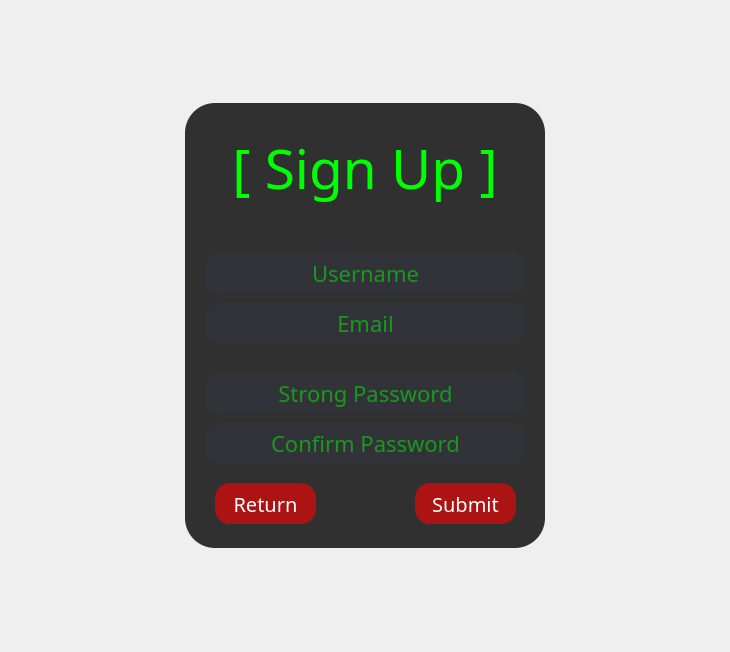
<?xml version="1.0" encoding="UTF-8"?>
<ui version="4.0">
 <class>Form</class>
 <widget class="QWidget" name="Form">
  <property name="enabled">
   <bool>true</bool>
  </property>
  <property name="geometry">
   <rect>
    <x>0</x>
    <y>0</y>
    <width>730</width>
    <height>652</height>
   </rect>
  </property>
  <property name="sizePolicy">
   <sizepolicy hsizetype="Expanding" vsizetype="Expanding">
    <horstretch>0</horstretch>
    <verstretch>0</verstretch>
   </sizepolicy>
  </property>
  <property name="maximumSize">
   <size>
    <width>1920</width>
    <height>1080</height>
   </size>
  </property>
  <property name="windowTitle">
   <string>[ AvailData ] Signup Page - Nice to meet you!</string>
  </property>
  <property name="styleSheet">
   <string notr="true">#Form{
background-image: url(C:/Users/deadb/Documents/GitHub/AvailData-Public/Client/login_photos/signup_background.jpg);
background-position: center;
}</string>
  </property>
  <layout class="QGridLayout" name="gridLayout">
   <item row="0" column="0">
    <widget class="QFrame" name="frame">
     <property name="enabled">
      <bool>true</bool>
     </property>
     <property name="sizePolicy">
      <sizepolicy hsizetype="Fixed" vsizetype="Fixed">
       <horstretch>0</horstretch>
       <verstretch>0</verstretch>
      </sizepolicy>
     </property>
     <property name="minimumSize">
      <size>
       <width>360</width>
       <height>445</height>
      </size>
     </property>
     <property name="styleSheet">
      <string notr="true">*{
font-family: Trebuchet MS;
font-size:22px;
}

QFrame
{
background:rgba(0,0,0,0.8);
border-radius:30px;
}

QTextEdit
{
background-color: transparent;
color: transparent;
}


QLabel
{
background-color: transparent;
color: rgb(0, 255, 0);
font-size:60px;
}

QLabel:hover
{
color: transparent;
background-image: url(&quot;C:/Users/deadb/Documents/GitHub/AvailData/login_page/hidden_masthead.png&quot;);
}


QLineEdit
{
background-color: rgb(49, 51, 56);
border-radius: 15;
color: rgb(0, 255, 0);
}
QLineEdit:hover
{
background-color: rgb(88, 91, 100);
border-radius: 15;
color: rgb(0, 255, 0);
font-size:26px;
}


QPushButton
{
color: white;
border-radius:15px;
background:  rgba(255,0,0,0.6);
font-size:20px;
}
QPushButton:hover
{
color: white;
border-radius:15px;
background: red;
font-size:22px;
}


QToolButton
{
background: red;
border-radius:60px;
}</string>
     </property>
     <property name="frameShape">
      <enum>QFrame::WinPanel</enum>
     </property>
     <property name="frameShadow">
      <enum>QFrame::Raised</enum>
     </property>
     <widget class="QPushButton" name="submit_button">
      <property name="enabled">
       <bool>true</bool>
      </property>
      <property name="geometry">
       <rect>
        <x>230</x>
        <y>380</y>
        <width>101</width>
        <height>41</height>
       </rect>
      </property>
      <property name="cursor">
       <cursorShape>PointingHandCursor</cursorShape>
      </property>
      <property name="text">
       <string>Submit</string>
      </property>
     </widget>
     <widget class="QLineEdit" name="username_line_edit">
      <property name="enabled">
       <bool>true</bool>
      </property>
      <property name="geometry">
       <rect>
        <x>20</x>
        <y>150</y>
        <width>321</width>
        <height>41</height>
       </rect>
      </property>
      <property name="text">
       <string/>
      </property>
      <property name="alignment">
       <set>Qt::AlignCenter</set>
      </property>
      <property name="placeholderText">
       <string>Username</string>
      </property>
      <property name="clearButtonEnabled">
       <bool>false</bool>
      </property>
     </widget>
     <widget class="QLineEdit" name="password_line_edit">
      <property name="geometry">
       <rect>
        <x>20</x>
        <y>270</y>
        <width>321</width>
        <height>41</height>
       </rect>
      </property>
      <property name="text">
       <string/>
      </property>
      <property name="echoMode">
       <enum>QLineEdit::Password</enum>
      </property>
      <property name="alignment">
       <set>Qt::AlignCenter</set>
      </property>
      <property name="placeholderText">
       <string>Strong Password</string>
      </property>
     </widget>
     <widget class="QLineEdit" name="confirm_password_line_edit">
      <property name="geometry">
       <rect>
        <x>20</x>
        <y>320</y>
        <width>321</width>
        <height>41</height>
       </rect>
      </property>
      <property name="text">
       <string/>
      </property>
      <property name="echoMode">
       <enum>QLineEdit::Password</enum>
      </property>
      <property name="alignment">
       <set>Qt::AlignCenter</set>
      </property>
      <property name="placeholderText">
       <string>Confirm Password</string>
      </property>
     </widget>
     <widget class="QLineEdit" name="email_line_edit">
      <property name="geometry">
       <rect>
        <x>20</x>
        <y>200</y>
        <width>321</width>
        <height>41</height>
       </rect>
      </property>
      <property name="text">
       <string/>
      </property>
      <property name="echoMode">
       <enum>QLineEdit::Normal</enum>
      </property>
      <property name="alignment">
       <set>Qt::AlignCenter</set>
      </property>
      <property name="placeholderText">
       <string>Email</string>
      </property>
     </widget>
     <widget class="QPushButton" name="hidden_button">
      <property name="enabled">
       <bool>false</bool>
      </property>
      <property name="geometry">
       <rect>
        <x>0</x>
        <y>30</y>
        <width>360</width>
        <height>70</height>
       </rect>
      </property>
      <property name="font">
       <font>
        <family>Trebuchet MS</family>
        <pointsize>-1</pointsize>
       </font>
      </property>
      <property name="cursor">
       <cursorShape>ArrowCursor</cursorShape>
      </property>
      <property name="styleSheet">
       <string notr="true">QPushButton
{
background-color: transparent;
color: rgb(0, 255, 0);
font-size: 55px;
}</string>
      </property>
      <property name="text">
       <string>[ Sign Up ]</string>
      </property>
     </widget>
     <widget class="QPushButton" name="return_button">
      <property name="enabled">
       <bool>true</bool>
      </property>
      <property name="geometry">
       <rect>
        <x>30</x>
        <y>380</y>
        <width>101</width>
        <height>41</height>
       </rect>
      </property>
      <property name="cursor">
       <cursorShape>PointingHandCursor</cursorShape>
      </property>
      <property name="text">
       <string>Return</string>
      </property>
     </widget>
    </widget>
   </item>
  </layout>
 </widget>
 <resources/>
 <connections/>
</ui>
